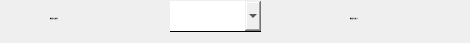
     <widget class="QWidget" name="page_disp_vent_terminal_model">
      <widget class="QLabel" name="label_115">
       <property name="geometry">
        <rect>
         <x>50</x>
         <y>3</y>
         <width>111</width>
         <height>31</height>
        </rect>
       </property>
       <property name="font">
        <font>
         <family>黑体</family>
         <pointsize>-1</pointsize>
        </font>
       </property>
       <property name="text">
        <string>置换通风末端型号:</string>
       </property>
      </widget>
      <widget class="QLabel" name="label_116">
       <property name="geometry">
        <rect>
         <x>350</x>
         <y>3</y>
         <width>111</width>
         <height>31</height>
        </rect>
       </property>
       <property name="font">
        <font>
         <family>黑体</family>
         <pointsize>-1</pointsize>
        </font>
       </property>
       <property name="text">
        <string>置换通风末端尺寸:</string>
       </property>
      </widget>
      <widget class="QComboBox" name="comboBox_25">
       <property name="geometry">
        <rect>
         <x>170</x>
         <y>1</y>
         <width>91</width>
         <height>31</height>
        </rect>
       </property>
       <property name="font">
        <font>
         <family>黑体</family>
         <pointsize>-1</pointsize>
        </font>
       </property>
       <property name="styleSheet">
        <string notr="true">border:none;
border-bottom:1px solid black;</string>
       </property>
      </widget>
     </widget>
